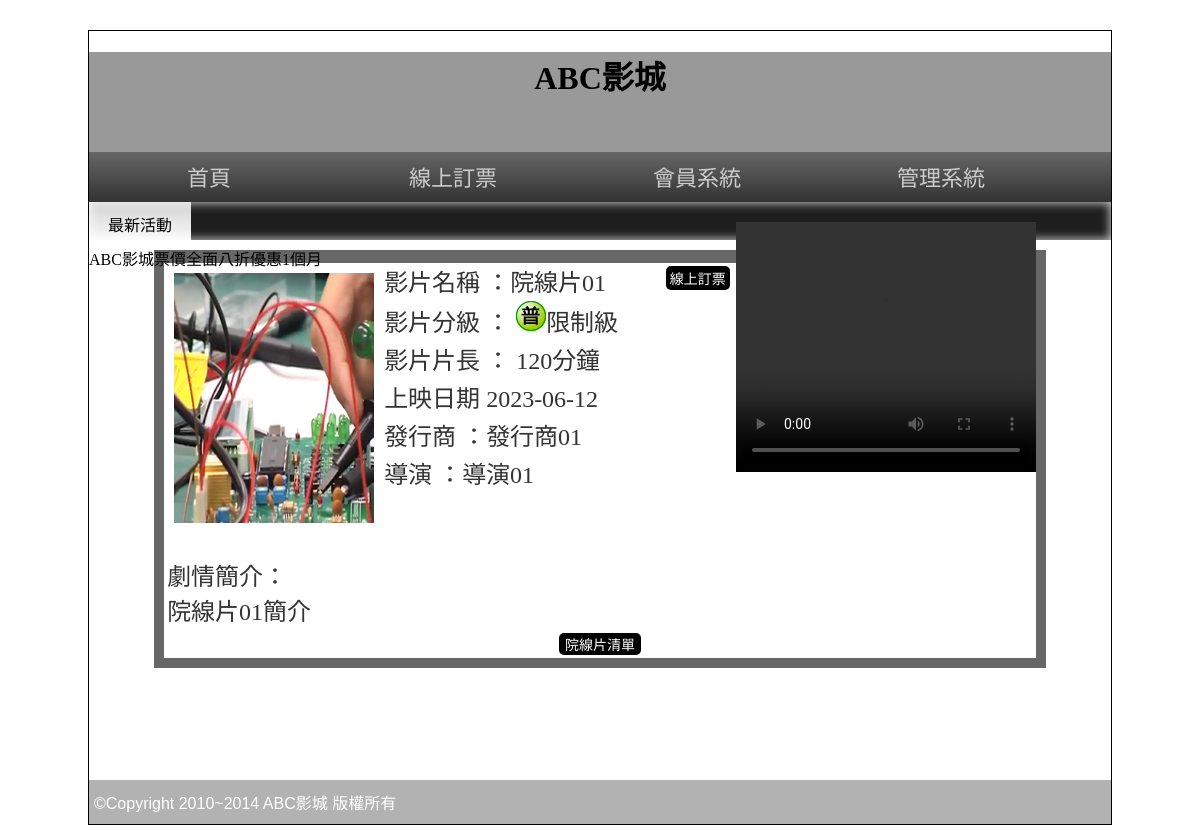
The page /?do=intro&id=1 on the database as committed earlier.
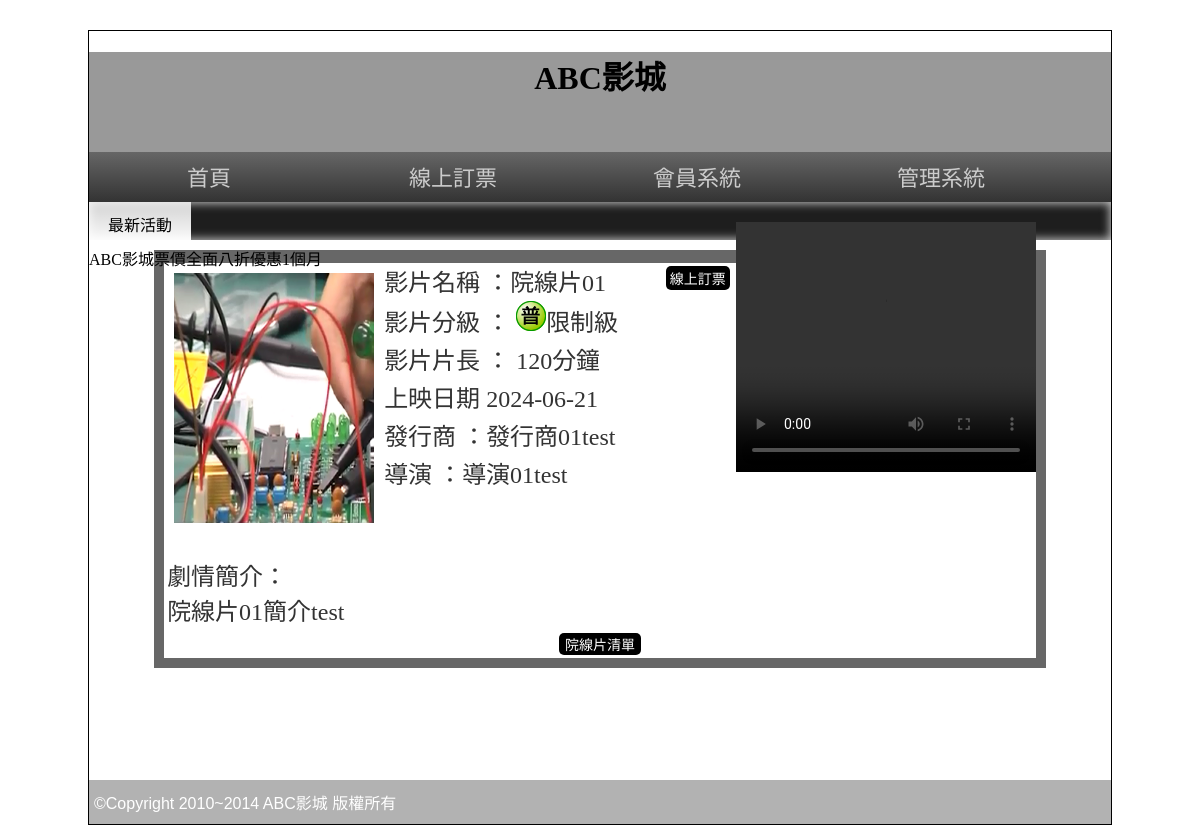
The same page on the database as committed later.
### tables this page shows
CREATE TABLE `movie` (
  `id` int(10) UNSIGNED NOT NULL,
  `name` text NOT NULL,
  `level` tinyint(1) NOT NULL,
  `length` int(5) NOT NULL,
  `ondate` date NOT NULL,
  `publish` text NOT NULL,
  `director` text NOT NULL,
  `trailer` text NOT NULL,
  `poster` text NOT NULL,
  `intro` text NOT NULL,
  `rank` int(5) NOT NULL,
  `sh` int(1) NOT NULL DEFAULT 1
);

### api/db.php (called while the page is built, shortened)
<?php
class DB
{
    protected $dsn = "mysql:host=localhost;charset=utf8;dbname=web03-3;";
    protected $pdo;
    protected $table;
    public function __construct($table)
    {
        $this->table = $table;
        $this->pdo = new PDO($this->dsn, 'root', '');
    }
    function find($id)
    {
        $sql = "select * from `$this->table` where ";
        if (is_array($id)) {
            $tmp = $this->a2s($id);
            $sql .= join(" && ", $tmp);
        } elseif (is_numeric($id)) {
            $sql .= "`id`='$id'";
        } else {
            echo "xtype";
        }
        return $this->pdo->query($sql)->fetch(PDO::FETCH_ASSOC);
    }
}
$Movie=new DB('movie');

### front/intro.php (the view)
<?php $row = $Movie->find($_GET['id']); ?>
<div class="tab rb" style="width:87%;">
  <div style="background:#FFF; width:100%; color:#333; text-align:left">
    <video src="./img/<?= $row['trailer']; ?>" width="300px" height="250px" controls="" style="float:right;margin-top: -5vh;"></video>
    <font style="font-size:24px"> <img src="./img/<?= $row['poster']; ?>" width="200px" height="250px" style="margin:10px; float:left">
      <p style="margin:3px">影片名稱 ：<?= $row['name']; ?>
        <input type="button" value="線上訂票" onclick="location.href='?do=order&id=<?= $row['id']; ?>'" style="margin-left:50px; padding:2px 4px; float:right;" class="b2_btu">
      </p>
      <p style="margin:3px">影片分級 ： <img src="./img/03C0<?= $row['level']; ?>.png" style="display:inline-block;">限制級 </p>
      <p style="margin:3px">影片片長 ： <?= $row['length']; ?>分鐘</p>
      <p style="margin:3px">上映日期 <?= $row['ondate']; ?></p>
      <p style="margin:3px">發行商 ：<?= $row['publish']; ?> </p>
      <p style="margin:3px">導演 ：<?= $row['director']; ?> </p>
      <br>
      <br>
      <p style="margin:10px 3px 3px 3px; word-break:break-all"> 劇情簡介：<br>
        <?= $row['intro']; ?>
      </p>
    </font>
    <div class="ct">
      <input type="button" value="院線片清單" onclick="location.href='./index.php'">
    </div>
  </div>
</div>

Rows that differ between the two databases and show on the page:
changed movie "院線片01": ondate "2023-06-12" → "2024-06-21"; publish "發行商01" → "發行商01test"; director "導演01" → "導演01test"; intro "院線片01簡介" → "院線片01簡介test"
